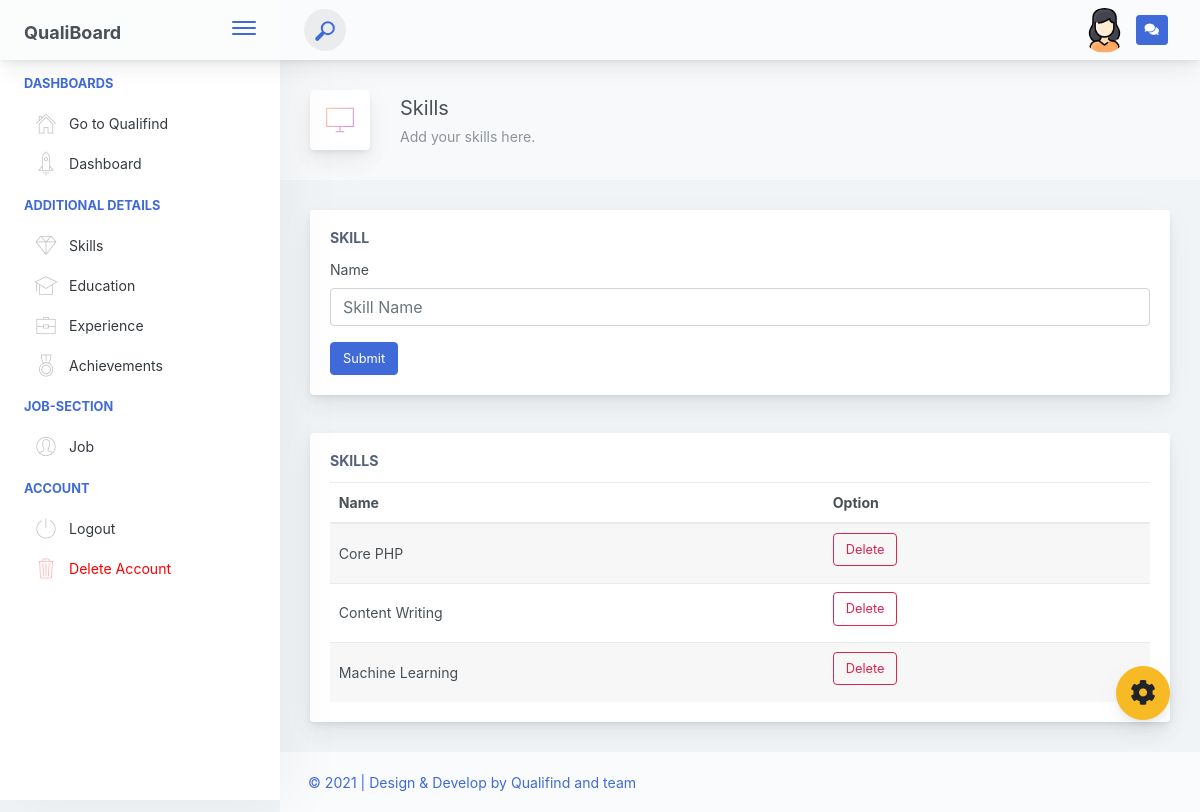
The page /seeker/skill.php (signed in) on the database its author committed.
### tables this page shows
CREATE TABLE `st_details` (
  `s_id` int(11) NOT NULL AUTO_INCREMENT,
  `s_name` varchar(200) NOT NULL,
  `s_email` varchar(200) NOT NULL,
  `s_password` varchar(200) NOT NULL,
  `s_mbno` varchar(200) NOT NULL,
  `s_wpno` varchar(200) NOT NULL,
  `s_img` text DEFAULT 'default.png',
  `unique_id` int(255) DEFAULT NULL,
  `status` varchar(200) DEFAULT NULL,
  PRIMARY KEY (`s_id`),
  UNIQUE KEY `s_email` (`s_email`),
  UNIQUE KEY `s_mbno` (`s_mbno`),
  UNIQUE KEY `s_wpno` (`s_wpno`),
  UNIQUE KEY `unique_id` (`unique_id`)
);

CREATE TABLE `skill` (
  `sk_id` int(11) NOT NULL,
  `sk_name` varchar(200) NOT NULL,
  PRIMARY KEY (`sk_id`),
  UNIQUE KEY `sk_name` (`sk_name`)
);

### seeker/include/session.php (called while the page is built, shortened)
<?php
	include 'config.php';
        try
        {
            $sql=$conn->prepare("SELECT * from `st_details` where s_id=?");
            $sql->bindParam(1,$_SESSION["sid"]);
            $sql->execute();
            $num=$sql->rowCount();
            if($num==1)
            {
               $row=$sql->fetch(PDO::FETCH_ASSOC);
                $simg = $row["s_img"];
            }
        }
        catch(Exception $e){
            $_SESSION["err_email"] = "Something went wrong!";
            header("location: https://qualifind.rushilshah.in/Auth/loginform.php");
            exit();
        }
?>

### seeker/skill.php (the view, shortened to what this page needs)
<?php
    include "include/session.php";
    include "include/header.php";
    include "include/sidebar.php";
?>
 <div class="app-main__outer">
                <div class="app-main__inner">
                    <div class="app-page-title">
                        <div class="page-title-wrapper">
                            <div class="page-title-heading">
                                <div class="page-title-icon">
                                    <i class="pe-7s-monitor icon-gradient bg-mean-fruit"></i>
                                </div>
                                <div>Skills
                                    <div class="page-title-subheading">
                                        <?php
                                            if(isset($_SESSION["skill"]))
                                                {
                                                    echo "<span style='color:green'>" . $_SESSION["skill"] . "</span>";
                                                    unset($_SESSION["skill"]);
                                                }
                                                elseif(isset($_SESSION["skill_err"]))
                                                {
                                                     echo "<span style='color:red'>" . $_SESSION["skill_err"] . "</span>";
                                                    unset($_SESSION["skill_err"]);
                                                }
                                                else
                                                {
                                                    echo " Add your skills here.";
                                                }
                                        ?>
                                    </div>
                                </div>
                            </div>
                        </div>
                    </div>
                    <div class="main-card mb-3 card">
                        <div class="card-body">
                            <h5 class="card-title">Skill</h5>
                            <form class="needs-validation" novalidate action="<?php echo htmlspecialchars($_SERVER["PHP_SELF"]);?>" method="post" autocomplete="off">
                                            <?php
                                              include 'include/config.php';
                                              ?>
                                    <div class="position-relative form-group">
                                    <label for="tags" class="">Name</label>
                                        <input name="skill" id="tags" placeholder="Skill Name" type="text" class="form-control" required>
                                    </div>
                                <button class="btn btn-primary" name="sub_skill" type="submit">Submit</button>
                            </form>
                        </div>
                    </div>
                    <div class="row">
                        <div class="col-lg-12 mt-2">
                            <div class="main-card mb-3 card">
                                <div class="card-body"><h5 class="card-title">Skills</h5>
                                    <table  class="mb-0 table table-striped">
                                        <?php
                                            try
                                              {
                                                $sql=$conn->prepare("SELECT sk_id from `st_skill` where s_id = ?");
                                                $sql->bindParam(1,$_SESSION["sid"]);
                                                if($sql->execute())
                                                {
                                                    $row = $sql->fetchAll();
                                                    if(count($row) > 0)
                                                    {
                                                        echo "<thead><th>Name</th><th>Option</th></thead><tbody>";
                                                        for($i = 0; $i < count($row); $i++)
                                                        {
                                                            try
                                                            {
                                                                $sk = $row[$i]["sk_id"];
                                                                $query=$conn->prepare("SELECT * from `skill` where sk_id = ?");
                                                                $query->bindParam(1,$sk);
                                                                if($query->execute())
                                                                {
                                                                    $num=$query->rowCount();
                                                                    if($num==1)
                                                                    {
                                                                        $rowass=$query->fetch(PDO::FETCH_ASSOC);
                                                                        echo "<tr>";
                                                                        echo "<td>" . $rowass["sk_name"] ."</td>";
                                                                        echo "<td>
                                                                        <form action=" . htmlspecialchars($_SERVER['PHP_SELF']) ." method='post'>
                                                                        <input type='hidden' value='" . $rowass["sk_id"] ."' name='skid' >
                                                                        <button type='submit' class='mb-2 mr-2 btn-transition btn btn-outline-danger' name='del_skill'>Delete</button>
                                                                        </form>
                                                                        </td>";
                                                                        echo"</tr>";
                                                                    }
                                                                }
                                                                else
                                                                {
                                                                    echo "No Records were Found";
                                                                }
                                                            }
                                                            catch(Exception $e)
                                                            {
                                                                header("location: https://qualifind.rushilshah.in/error.php");
            ob_flush();
            exit();
                                                            }
                                                        }
                                                        echo "</tbody>";
                                                    }
                                                    else
                                                    {
                                                        echo "<p style='font-size:18px;color:grey;font-style:italic;'>No Records were Found</p>";
                                                    }
                                                }
                                                else
                                                {
                                                    echo "<p style='font-size:15px;color:grey;font-style:italic;'>No Records were Found</p>";
                                                }
                                            }
                                            catch(Exception $e){
                                               header("location: https://qualifind.rushilshah.in/error.php");
            ob_flush();
            exit();
                                            }
                                        ?>
                                        </table>
                                </div>
                            </div>
                        </div>
                    </div>
                </div>
                <?php
                    include "include/footer.php";
                ?>
            </div>
<script type="text/javascript" src="./assets/scripts/main.js"></script></body>
</html>

### seeker/include/header.php (shortened to what this page needs)
<?php
    include "session.php";
?>
<!doctype html>
<html lang="en">
<head>
    <link rel="stylesheet" href="//code.jquery.com/ui/1.12.1/themes/base/jquery-ui.css">
    <link rel="stylesheet" href="https://cdnjs.cloudflare.com/ajax/libs/font-awesome/5.15.3/css/all.min.css" />
    <link rel="stylesheet" href="https://stackpath.bootstrapcdn.com/bootstrap/4.3.1/js/bootstrap.bundle.min.js">
    <link rel="stylesheet" href="https://cdnjs.cloudflare.com/ajax/libs/font-awesome/4.7.0/css/font-awesome.min.css">
<link href="./main.css" rel="stylesheet"></head>
<body>
    <div class="app-container app-theme-white body-tabs-shadow fixed-sidebar fixed-header">
        <div class="app-header header-shadow">
            <div class="app-header__logo">
                <div class="widget-heading logo-src" style="font-size:18px;"> <b>QualiBoard</b></div>
                <div class="header__pane ml-auto">
                    <div>
                        <button type="button" class="hamburger close-sidebar-btn hamburger--elastic" data-class="closed-sidebar">
                            <span class="hamburger-box">
                                <span class="hamburger-inner"></span>
                            </span>
                        </button>
                    </div>
                </div>
            </div>
                <div class="app-header__content">
                <div class="app-header-left">
                    <div class="search-wrapper">
                        <div class="input-holder">
                            <button class="search-icon"><span></span></button>
                        </div>
                    </div>
              </div>
                <div class="app-header-right">
                    <div class="header-btn-lg pr-0">
                        <div class="widget-content p-0">
                            <div class="widget-content-wrapper">
                                <div class="widget-content-left">
                                    <div class="btn-group">
                                        <a href="edit_image.php" aria-haspopup="true" aria-expanded="false" class="p-0 btn">
                                            <img width="45" height="45" style="border-radius:50%"  src="uploads/<?php echo $simg; ?>" alt="hello">
                                        </a>
                                    </div>
                                </div>
                                <a  href="../../message.php" target="_blank" type="button" class="btn-shadow p-1 btn btn-primary btn-sm mr-2 ml-2">
                                        <i class="fas fa-comments pr-1 pl-1"></i>
                                    </a>
                            </div>
                        </div>
                    </div>        </div>
            </div>
        </div>        <div class="ui-theme-settings">
            <button type="button" id="TooltipDemo" class="btn-open-options btn btn-warning">
                <i class="fa fa-cog fa-w-16 fa-spin fa-2x"></i>
            </button>
        </div>        <div class="app-main">
                <div class="app-sidebar sidebar-shadow">

### rows shown on the page
st_details: s_img (picture)
skill: sk_name "Core PHP"
skill: sk_name "Content Writing"
skill: sk_name "Machine Learning"
